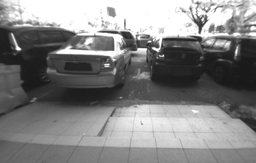
#> input picture example_data/left_21/l_img_65.bmp, 256 x 163 px, shrunk from 752 x 480 before the run, found by its file name
$ python disparity_mapping.py
#> lines starting #> are read from the running program, lines starting #| are printed output that depends on the picture
import numpy as np
import cv2 as cv
import tqdm
from matplotlib import pyplot as plt


# Load the left and right images in gray scale
imgL = cv.imread('sample_images/l_img_65.bmp', 0)
#> imgL is the input picture: shape (163, 256); min 24, max 255, mean 131.4
imgR = cv.imread('sample_images/r_img_65.bmp', 0)
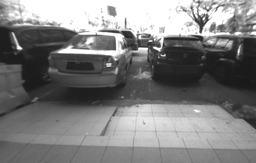
#> input picture example_data/right_21/r_img_65.bmp, 256 x 163 px, shrunk from 752 x 480 before the run, found by its file name
#> imgR is the input picture: shape (163, 256); min 24, max 255, mean 126.5

# [6 lines of commented-out code are left out]

def sum_of_abs_diff(pixel_vals_1, pixel_vals_2):
    """
    Args:
        pixel_vals_1 (numpy.ndarray): pixel block from left image
        pixel_vals_2 (numpy.ndarray): pixel block from right image

    Returns:
        float: Sum of absolute difference between individual pixels
    """
    if pixel_vals_1.shape != pixel_vals_2.shape:
        return -1

    return np.sum(abs(pixel_vals_1 - pixel_vals_2))

BLOCK_SIZE = 9
SEARCH_BLOCK_SIZE = 16

def compare_blocks(y, x, block_left, right_array, block_size=5):
    """
    Compare left block of pixels with multiple blocks from the right
    image using SEARCH_BLOCK_SIZE to constrain the search in the right
    image.

    Args:
        y (int): row index of the left block
        x (int): column index of the left block
        block_left (numpy.ndarray): containing pixel values within the
                    block selected from the left image
        right_array (numpy.ndarray]): containing pixel values for the
                     entrire right image
        block_size (int, optional): Block of pixels width and height.
                                    Defaults to 5.

    Returns:
        tuple: (y, x) row and column index of the best matching block
                in the right image
    """
    # Get search range for the right image
    x_min = max(0, x - SEARCH_BLOCK_SIZE)
    x_max = min(right_array.shape[1], x + SEARCH_BLOCK_SIZE)
    #print(f'search bounding box: ({y, x_min}, ({y, x_max}))')
    first = True
    min_sad = None
    min_index = None
    for x in range(x_min, x_max):
        block_right = right_array[y: y+block_size,
                                  x: x+block_size]
        sad = sum_of_abs_diff(block_left, block_right)
        #print(f'sad: {sad}, {y, x}')
        if first:
            min_sad = sad
            min_index = (y, x)
            first = False
        else:
            if sad < min_sad:
                min_sad = sad
                min_index = (y, x)

    return min_index

h, w = imgL.shape
#> h = 163; w = 256
disparity_map = np.zeros((h, w))
left_array = np.array(imgL)
right_array = np.array(imgR)

for y in range(BLOCK_SIZE, h-BLOCK_SIZE):
    for x in range(BLOCK_SIZE, w-BLOCK_SIZE):
        block_left = left_array[y:y + BLOCK_SIZE,
                                x:x + BLOCK_SIZE]
        min_index = compare_blocks(y, x, block_left,
                                   right_array,
                                   block_size=BLOCK_SIZE)
        disparity_map[y, x] = abs(min_index[1] - x)
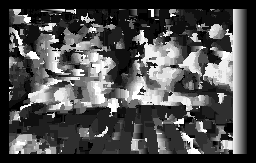
#> disparity_map: shape (163, 256) float64; min 0, max 16, mean 4.88; drawn with min black and max white

savePath = 'disparity_mapping/depth_in_npy_format/map.npy'
np.save(savePath, disparity_map)
# plt.imshow(disparity_map,'gray')
# plt.show()
